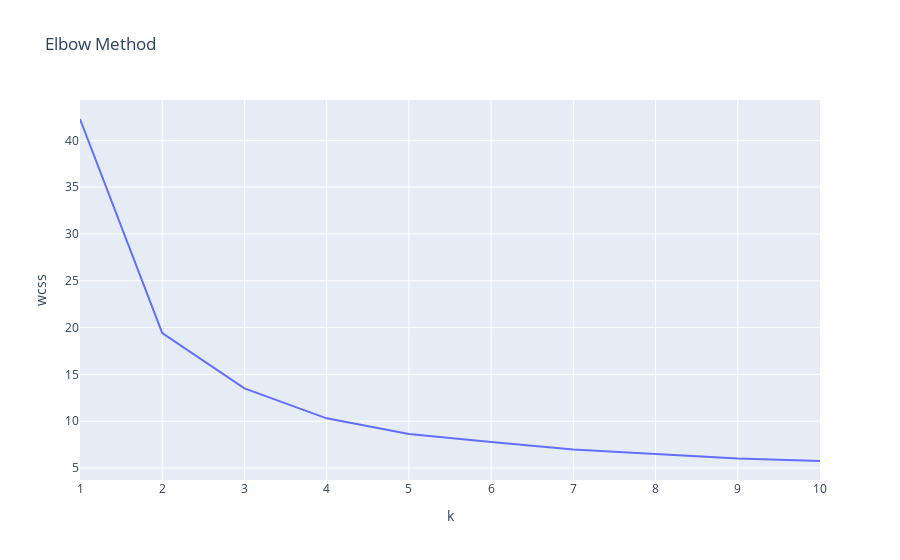
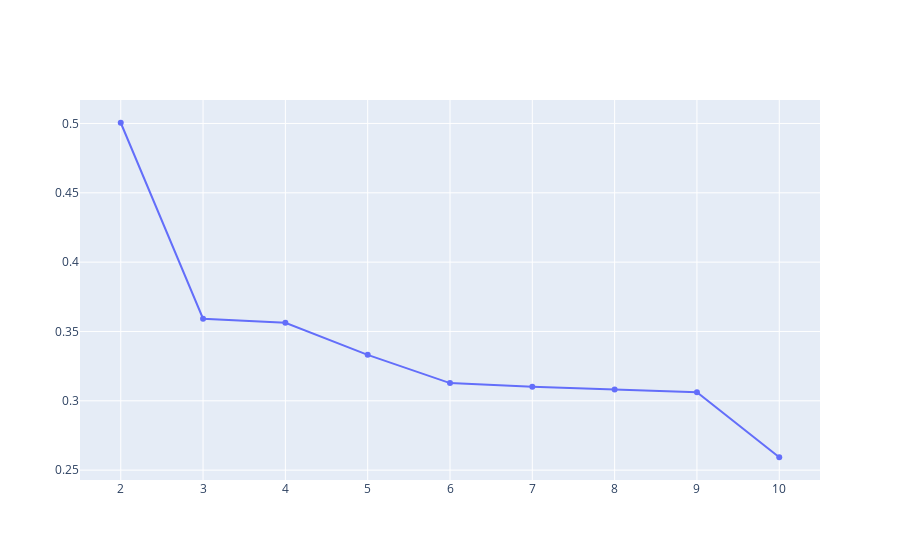

Notebook source saved alongside these figures, in order:
### Code cell
#Visualize the results of the elbow method
elbow_fig.show()
sil_fig

### Figure 1 — Plotly figure (JSON) as saved in the notebook; plotly's stock layout.template omitted (floating-point values rounded to 4 significant figures)
{"data": [{"hovertemplate": "k=%{x}<br>wcss=%{y}<extra></extra>", "legendgroup": "", "line": {"color": "#636efa", "dash": "solid"}, "marker": {"symbol": "circle"}, "mode": "lines", "name": "", "orientation": "v", "showlegend": false, "type": "scatter", "x": [1, 2, 3, 4, 5, 6, 7, 8, 9, 10], "xaxis": "x", "y": [42.28, 19.41, 13.5, 10.3, 8.632, 7.768, 6.984, 6.485, 6.021, 5.749], "yaxis": "y"}], "layout": {"legend": {"tracegroupgap": 0}, "title": {"text": "Elbow Method"}, "xaxis": {"anchor": "y", "domain": [0, 1], "title": {"text": "k"}}, "yaxis": {"anchor": "x", "domain": [0, 1], "title": {"text": "wcss"}}}}

### Figure 2 — Plotly figure (JSON) as saved in the notebook; plotly's stock layout.template omitted (floating-point values rounded to 4 significant figures)
{"data": [{"type": "scatter", "x": [2, 3, 4, 5, 6, 7, 8, 9, 10], "y": [0.5005, 0.3592, 0.3563, 0.3331, 0.3128, 0.3102, 0.3082, 0.3062, 0.2593]}], "layout": {}}
